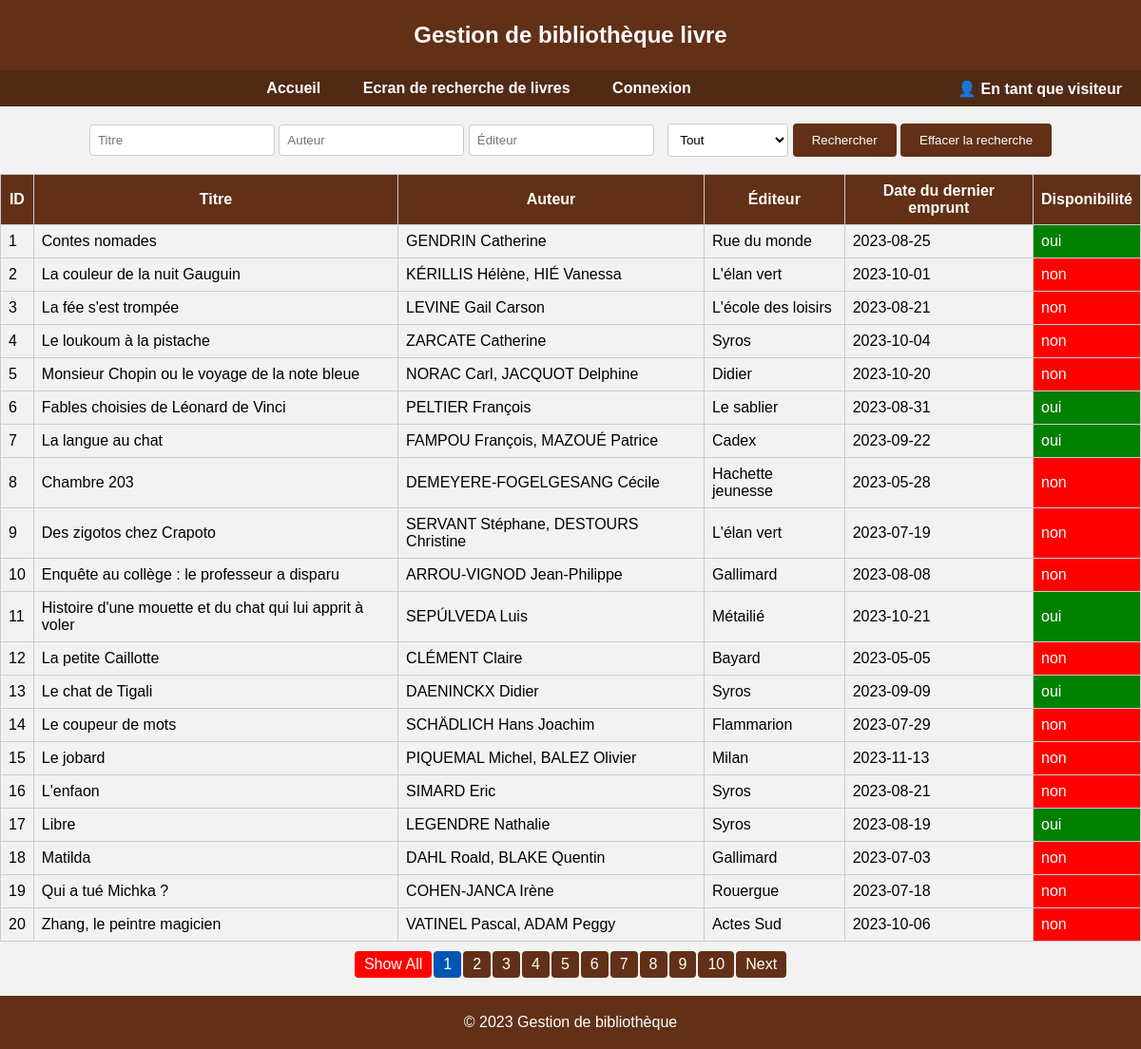
Page /view/livre.php on the committed database.
### tables this page shows
CREATE TABLE IF NOT EXISTS `livre` (
  `id` int NOT NULL AUTO_INCREMENT,
  `titre` varchar(255) NOT NULL,
  `genre` varchar(80) DEFAULT NULL,
  `categorie` varchar(100) DEFAULT NULL,
  `id_auteur` int NOT NULL,
  `id_editeur` int NOT NULL,
  `id_genre` int DEFAULT NULL,
  PRIMARY KEY (`id`),
  KEY `fk_auteur` (`id_auteur`),
  KEY `fk_editeur` (`id_editeur`),
  KEY `fk_genre` (`id_genre`)
);

CREATE TABLE IF NOT EXISTS `auteur` (
  `id` int NOT NULL AUTO_INCREMENT,
  `nom` varchar(255) DEFAULT NULL,
  PRIMARY KEY (`id`)
);

CREATE TABLE IF NOT EXISTS `editeur` (
  `id` int NOT NULL AUTO_INCREMENT,
  `nom` varchar(255) DEFAULT NULL,
  PRIMARY KEY (`id`)
);

### requests/LivreRequest.php (called while the page is built, shortened)
<?php
function searchBooks($searchTitle, $searchAuteur, $searchEditeur, $searchDisponible, $page, $perPage, $pdo, $limit = false, $offsetEnable = false)
{
    $offset = ($page - 1) * $perPage;
    $sql = "SELECT
                livre.id,
                livre.titre,
                auteur.nom AS auteur,
                editeur.nom AS editeur,
                MAX(emprunt.date_retour) AS Date_du_dernier_emprunt,
                (
                SELECT
                    COUNT(*)
                FROM
                    emprunt
                WHERE
                    emprunt.id_livre = livre.id
                    AND date_retour IS NULL
                            ) AS emprunt
            FROM
                livre
            INNER JOIN auteur ON
                livre.id_auteur = auteur.id
            INNER JOIN editeur ON
                livre.id_editeur = editeur.id
            LEFT JOIN emprunt ON
                livre.id = emprunt.id_livre
            WHERE
                (livre.titre LIKE :searchTitle
                    AND auteur.nom LIKE :searchAuteur
                    AND editeur.nom LIKE :searchEditeur)";
    $sql .= " GROUP BY livre.id";
    if ($limit) {
        $sql .= " LIMIT :perPage";
    }
    if ($offsetEnable) {
        $sql .= " offset :offset";
    }
    $stmt = $pdo->prepare($sql);
    if ($limit) {
        $stmt->bindParam(':perPage', $perPage, PDO::PARAM_INT);
    }
    if ($offsetEnable) {
        $stmt->bindParam(':offset', $offset, PDO::PARAM_INT);
    }
    $searchParamTitle = '%' . $searchTitle . '%';
    $searchParamAuteur = '%' . $searchAuteur . '%';
    $searchParamEditeur = '%' . $searchEditeur . '%';
    $stmt->bindParam(':searchTitle', $searchParamTitle, PDO::PARAM_STR);
    $stmt->bindParam(':searchAuteur', $searchParamAuteur, PDO::PARAM_STR);
    $stmt->bindParam(':searchEditeur', $searchParamEditeur, PDO::PARAM_STR);
    $stmt->execute();
    $searchResults = $stmt->fetchAll(PDO::FETCH_ASSOC);
    return $searchResults;
}

### view/livre.php (the view, shortened to what this page needs)
<?php
global $searchResults, $pdo;
include "../requests/LivreRequest.php";
$pageTitle = 'Gestion de bibliothèque livre';
include 'header.php';
?>
<form action="#" method="post">
    <div class="test">
        <input type="text" name="searchTitle" value="<?php echo $_SESSION['searchTitle'] ?? ''; ?>" placeholder="Titre"
               id="searchTitle">
        <input type="text" name="searchAuteur" value="<?php echo $_SESSION['searchAuteur'] ?? ''; ?>"
               placeholder="Auteur" id="auteur">
        <input type="text" name="searchEditeur" value="<?php echo $_SESSION['searchEditeur'] ?? ''; ?>"
               placeholder="Éditeur" id="editeur">
        <select id="disponible" name="searchDisponible">
            <option value="all" <?php echo ($_SESSION['searchDisponible'] ?? '') === 'all' ? 'selected' : ''; ?>>Tout
            </option>
        </select>
        <input type="submit" name="searchButton" value="Rechercher">
        <button id="clearStorage" class="clearStorageBtn" name="clearStorage">Effacer la recherche</button>
    </div>
</form>
<?php
$perPage = 20;
$page = isset($_GET['page']) ? (int)$_GET['page'] : 1;
$searchResults = searchBooks(
    $_SESSION['Title'] ?? '',
    $_SESSION['Auteur'] ?? '',
    $_SESSION['Editeur'] ?? '',
    $_SESSION['Disponible'] ?? '',
    $page,
    $perPage,
    $pdo,
    20,
    true
);
$nbRes = count(searchBooks(
    $_SESSION['Title'] ?? '',
    $_SESSION['Auteur'] ?? '',
    $_SESSION['Editeur'] ?? '',
    $_SESSION['Disponible'] ?? '',
    $page,
    $perPage,
    $pdo
));
$totalPages = $nbRes / $perPage;
?>
<?php if (!empty($searchResults)): ?>
    <table>
        <thead>
        <tr>
            <th>ID</th>
            <th>Titre</th>
            <th>Auteur</th>
            <th>Éditeur</th>
            <th>Date du dernier emprunt</th>
            <th>Disponibilité</th>
        </tr>
        </thead>
        <tbody>
        <?php foreach ($searchResults as $result): ?>
            <tr>
                <td><?= $result['id'] ?></td>
                <td><?= $result['titre'] ?></td>
                <td><?= $result['auteur'] ?></td>
                <td><?= $result['editeur'] ?></td>
                <td><?= $result['Date_du_dernier_emprunt'] ?></td>
                <td class="<?= $result['emprunt'] !== 0 ? 'non' : 'oui' ?>"><?= $result['emprunt'] !== 0 ? 'non' : 'oui' ?></td>
            </tr>
        <?php endforeach; ?>
        </tbody>
    </table>
    <div class="paginationContainer">
        <?php
        $showAll = isset($_GET['showAll']) && $_GET['showAll'] == 1;
        $toggleButtonText = $showAll ? 'Hide All' : 'Show All';
        $toggleAction = $showAll ? '0' : '1';
        $buttonClass = $showAll ? 'hide-all' : 'show-all';
        echo '<a class="pagination ' . $buttonClass . '" href="livre.php?showAll=' . $toggleAction . '">' . $toggleButtonText . '</a>';
        $buttonsToShow = 10;
        if (!$showAll) {
            $start = max(1, (int)$page - $buttonsToShow + 2);
            $end = min($start + $buttonsToShow - 1, (int)$totalPages);
            $start = max(1, $end - $buttonsToShow + 1);
            for ($i = $start; $i <= $end; $i++) {
                $activeClass = ($i === (int)$page) ? 'active' : '';
                echo '<a class="pagination ' . $activeClass . '" href="livre.php?page=' . $i . '">' . $i . '</a>';
            }
            if ($page < $totalPages) {
                echo '<a class="pagination" href="livre.php?page=' . ((int)$page + 1) . '">Next</a>';
            }
        } else {
            for ($i = 1; $i <= $totalPages; $i++) {
                echo '<a class="pagination" href="livre.php?page=' . $i . '">' . $i . '</a>';
            }
        }
        ?>
    </div>
<?php endif; ?>
<?php
include "footer.php";
?>

### view/header.php (shortened to what this page needs)
<!DOCTYPE html>
<html lang="en">
<head>
    <link rel="stylesheet" type="text/css" href="../css/header.css">
    <link rel="stylesheet" type="text/css" href="../css/main.css">
    <link rel="stylesheet" type="text/css" href="../css/footer.css">
    <link rel="stylesheet" type="text/css" href="../css/connexion.css">
</head>
<body>
<header>
    <h2><?php echo $pageTitle; ?></h2>
</header>
<nav>
    <a href="../index.php">Accueil</a>
    <a href="livre.php">Ecran de recherche de livres</a>
    <?php
    $userType = $_SESSION['user_type'] ?? '';
    $userId = $_SESSION['user_id'] ?? '';
    if ($userType === 'gestionnaire') {
        echo '<a href="abonne.php">Ecran de recherche d\'abonné</a>';
        echo '<a class="test" href="">  &#128100 En tant que gestionnaire </a>';
    } elseif ($userType === 'abonne') {
        echo '<a href="#" class="voirFicheLinkUser"  data-user-id="' . $userId . '">Voir fiche</a>';
        echo '<a class="test" href=""> &#128100 En tant qu\'abonné </a>';
    } else {
        echo '<a class="test" href=""> &#128100 En tant que visiteur</a>';
    }
    ?>
    <a href="connexion.php">Connexion</a>
</nav>

### view/footer.php
<footer>
    <p>&copy; <?php echo date("Y"); ?> Gestion de bibliothèque</p>
</footer>
</body>
</html>

### css/header.css (style rules this page uses)
body { margin: 0; padding: 0; }
header { background-color: #613016; color: #fff; text-align: center; padding: 3px; }
nav { background-color: #512a15; padding: 10px; text-align: center; }
nav a { color: #fff; text-decoration: none; padding: 10px; margin: 0 10px; font-weight: bold; }
.test { float: right; padding: 0; }

### css/main.css (style rules this page uses)
body { font-family: Arial, sans-serif; background-color: #f2f2f2; height: 100vh; }
table { width: 100%; border-collapse: collapse; }
table, th, td { border: 1px solid #ccc; }
th, td { padding: 8px; }
thead { background-color: #613016; color: #fff; }
td, .textarea { background-color: #f2f2f2; }
.pagination { text-align: center; }
.pagination { display: inline-block; padding: 5px 10px; margin: 1px; background-color: #613016; color: white; text-decoration: none; border-radius: 4px; }
.pagination.active { background-color: #0056b3; }
.paginationContainer { margin-top: 9px; display: flex; justify-content: center; flex-wrap: wrap; }
form { display: flex; align-items: center; flex-direction: column; margin-bottom: 18px; margin-top: 18px; }
input[type="text"], select { flex: 2; padding: 8px; border: 1px solid #ccc; border-radius: 4px; background-color: white; color: black; }
input[type="submit"],.clearStorageBtn { flex: 1; padding: 10px 20px; background-color: #613016; color: white; border: none; border-radius: 4px; cursor: pointer; }
.non { background-color: red; color: white; }
.oui { background-color: green; color: white; }
.pagination.show-all { background-color: red; color: white; }

### css/footer.css (style rules this page uses)
footer { background-color: #613016; color: white; text-align: center; padding: 3px; bottom: 0; margin-top: 18px; }

### rows in the picture
livre: id "1", titre "Contes nomades", id_auteur.nom "GENDRIN Catherine", id_editeur.nom "Rue du monde", Date_du_dernier_emprunt "2023-08-25", shows "oui"
livre: id "2", titre "La couleur de la nuit Gauguin", id_auteur.nom "KÉRILLIS Hélène, HIÉ Vanessa", id_editeur.nom "L'élan vert", Date_du_dernier_emprunt "2023-10-01", shows "non"
livre: id "3", titre "La fée s'est trompée", id_auteur.nom "LEVINE Gail Carson", id_editeur.nom "L'école des loisirs", Date_du_dernier_emprunt "2023-08-21", shows "non"
livre: id "4", titre "Le loukoum à la pistache", id_auteur.nom "ZARCATE Catherine", id_editeur.nom "Syros", Date_du_dernier_emprunt "2023-10-04", shows "non"
livre: id "5", titre "Monsieur Chopin ou le voyage de la note bleue", id_auteur.nom "NORAC Carl, JACQUOT Delphine", id_editeur.nom "Didier", Date_du_dernier_emprunt "2023-10-20", shows "non"
livre: id "6", titre "Fables choisies de Léonard de Vinci", id_auteur.nom "PELTIER François", id_editeur.nom "Le sablier", Date_du_dernier_emprunt "2023-08-31", shows "oui"
livre: id "7", titre "La langue au chat", id_auteur.nom "FAMPOU François, MAZOUÉ Patrice", id_editeur.nom "Cadex", Date_du_dernier_emprunt "2023-09-22", shows "oui"
livre: id "8", titre "Chambre 203", id_auteur.nom "DEMEYERE-FOGELGESANG Cécile", id_editeur.nom "Hachette jeunesse", Date_du_dernier_emprunt "2023-05-28", shows "non"
livre: id "9", titre "Des zigotos chez Crapoto", id_auteur.nom "SERVANT Stéphane, DESTOURS Christine", id_editeur.nom "L'élan vert", Date_du_dernier_emprunt "2023-07-19", shows "non"
livre: id "10", titre "Enquête au collège : le professeur a disparu", id_auteur.nom "ARROU-VIGNOD Jean-Philippe", id_editeur.nom "Gallimard", Date_du_dernier_emprunt "2023-08-08", shows "non"
livre: id "11", titre "Histoire d'une mouette et du chat qui lui apprit à voler", id_auteur.nom "SEPÚLVEDA Luis", id_editeur.nom "Métailié", Date_du_dernier_emprunt "2023-10-21", shows "oui"
livre: id "12", titre "La petite Caillotte", id_auteur.nom "CLÉMENT Claire", id_editeur.nom "Bayard", Date_du_dernier_emprunt "2023-05-05", shows "non"
livre: id "13", titre "Le chat de Tigali", id_auteur.nom "DAENINCKX Didier", id_editeur.nom "Syros", Date_du_dernier_emprunt "2023-09-09", shows "oui"
livre: id "14", titre "Le coupeur de mots", id_auteur.nom "SCHÄDLICH Hans Joachim", id_editeur.nom "Flammarion", Date_du_dernier_emprunt "2023-07-29", shows "non"
livre: id "15", titre "Le jobard", id_auteur.nom "PIQUEMAL Michel, BALEZ Olivier", id_editeur.nom "Milan", Date_du_dernier_emprunt "2023-11-13", shows "non"
livre: id "16", titre "L'enfaon", id_auteur.nom "SIMARD Eric", id_editeur.nom "Syros", Date_du_dernier_emprunt "2023-08-21", shows "non"
livre: id "17", titre "Libre", id_auteur.nom "LEGENDRE Nathalie", id_editeur.nom "Syros", Date_du_dernier_emprunt "2023-08-19", shows "oui"
livre: id "18", titre "Matilda", id_auteur.nom "DAHL Roald, BLAKE Quentin", id_editeur.nom "Gallimard", Date_du_dernier_emprunt "2023-07-03", shows "non"
livre: id "19", titre "Qui a tué Michka ?", id_auteur.nom "COHEN-JANCA Irène", id_editeur.nom "Rouergue", Date_du_dernier_emprunt "2023-07-18", shows "non"
livre: id "20", titre "Zhang, le peintre magicien", id_auteur.nom "VATINEL Pascal, ADAM Peggy", id_editeur.nom "Actes Sud", Date_du_dernier_emprunt "2023-10-06", shows "non"

### other values in the picture
$pageTitle "Gestion de bibliothèque livre"
$toggleButtonText "Show All"
